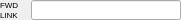
        <widget class="PyDMFrame" name="composite_10">
          <property name="geometry">
            <rect>
              <x>267</x>
              <y>807</y>
              <width>181</width>
              <height>20</height>
            </rect>
          </property>
          <property name="sizePolicy">
            <sizepolicy hsizetype="Ignored" vsizetype="Ignored">
              <horstretch>0</horstretch>
              <verstretch>0</verstretch>
            </sizepolicy>
          </property>
          <layout class="QGridLayout" name="gridLayout_4" columnstretch="30,1,150" rowstretch="10,10">
            <property name="leftMargin">
              <number>0</number>
            </property>
            <property name="topMargin">
              <number>0</number>
            </property>
            <property name="rightMargin">
              <number>0</number>
            </property>
            <property name="bottomMargin">
              <number>0</number>
            </property>
            <property name="horizontalSpacing">
              <number>0</number>
            </property>
            <property name="verticalSpacing">
              <number>0</number>
            </property>
            <item row="0" column="2" rowspan="2">
              <widget class="PyDMLineEdit" name="text_entry_30">
                <property name="geometry">
                  <rect>
                    <x>31</x>
                    <y>0</y>
                    <width>150</width>
                    <height>20</height>
                  </rect>
                </property>
                <property name="sizePolicy">
                  <sizepolicy hsizetype="Ignored" vsizetype="Ignored">
                    <horstretch>0</horstretch>
                    <verstretch>0</verstretch>
                  </sizepolicy>
                </property>
                <property name="channel" stdset="0">
                  <string>ca://${P}${M}.FLNK</string>
                </property>
                <property name="toolTip">
                  <string>${P}${M}.FLNK</string>
                </property>
                <property name="displayFormat" stdset="0">
                  <enum>PyDMLineEdit::String</enum>
                </property>
                <property name="font">
                  <font>
                    <pointsize>12</pointsize>
                  </font>
                </property>
                <property name="styleSheet">
                  <string notr="true">PyDMLineEdit#text_entry_30 {
  color: rgb(0, 0, 0);
  background-color: rgb(164, 170, 255);
  border: 1px solid black;
  margin: 0px;
  padding: 0px;
  spacing: 0px;
  }</string>
                </property>
              </widget>
            </item>
            <item row="0" column="0">
              <widget class="QLabel" name="text_61">
                <property name="geometry">
                  <rect>
                    <x>0</x>
                    <y>0</y>
                    <width>30</width>
                    <height>10</height>
                  </rect>
                </property>
                <property name="sizePolicy">
                  <sizepolicy hsizetype="Ignored" vsizetype="Ignored">
                    <horstretch>0</horstretch>
                    <verstretch>0</verstretch>
                  </sizepolicy>
                </property>
                <property name="text">
                  <string>FWD</string>
                </property>
                <property name="font">
                  <font>
                    <pointsize>6</pointsize>
                  </font>
                </property>
                <property name="brush" stdset="0">
                  <brush brushstyle="NoBrush">
                    <color alpha="255">
                      <red>0</red>
                      <green>0</green>
                      <blue>0</blue>
                    </color>
                  </brush>
                </property>
                <property name="toolTip">
                  <string>text_61</string>
                </property>
                <property name="alignment">
                  <set>Qt::AlignLeading|Qt::AlignLeft|Qt::AlignVCenter</set>
                </property>
                <property name="styleSheet">
                  <string notr="true">QLabel#text_61 {
  color: rgb(0, 0, 0);
  }</string>
                </property>
              </widget>
            </item>
            <item row="1" column="0">
              <widget class="QLabel" name="text_62">
                <property name="geometry">
                  <rect>
                    <x>0</x>
                    <y>10</y>
                    <width>30</width>
                    <height>10</height>
                  </rect>
                </property>
                <property name="sizePolicy">
                  <sizepolicy hsizetype="Ignored" vsizetype="Ignored">
                    <horstretch>0</horstretch>
                    <verstretch>0</verstretch>
                  </sizepolicy>
                </property>
                <property name="text">
                  <string>LINK</string>
                </property>
                <property name="font">
                  <font>
                    <pointsize>6</pointsize>
                  </font>
                </property>
                <property name="brush" stdset="0">
                  <brush brushstyle="NoBrush">
                    <color alpha="255">
                      <red>0</red>
                      <green>0</green>
                      <blue>0</blue>
                    </color>
                  </brush>
                </property>
                <property name="toolTip">
                  <string>text_62</string>
                </property>
                <property name="alignment">
                  <set>Qt::AlignLeading|Qt::AlignLeft|Qt::AlignVCenter</set>
                </property>
                <property name="styleSheet">
                  <string notr="true">QLabel#text_62 {
  color: rgb(0, 0, 0);
  }</string>
                </property>
              </widget>
            </item>
          </layout>
        </widget>
